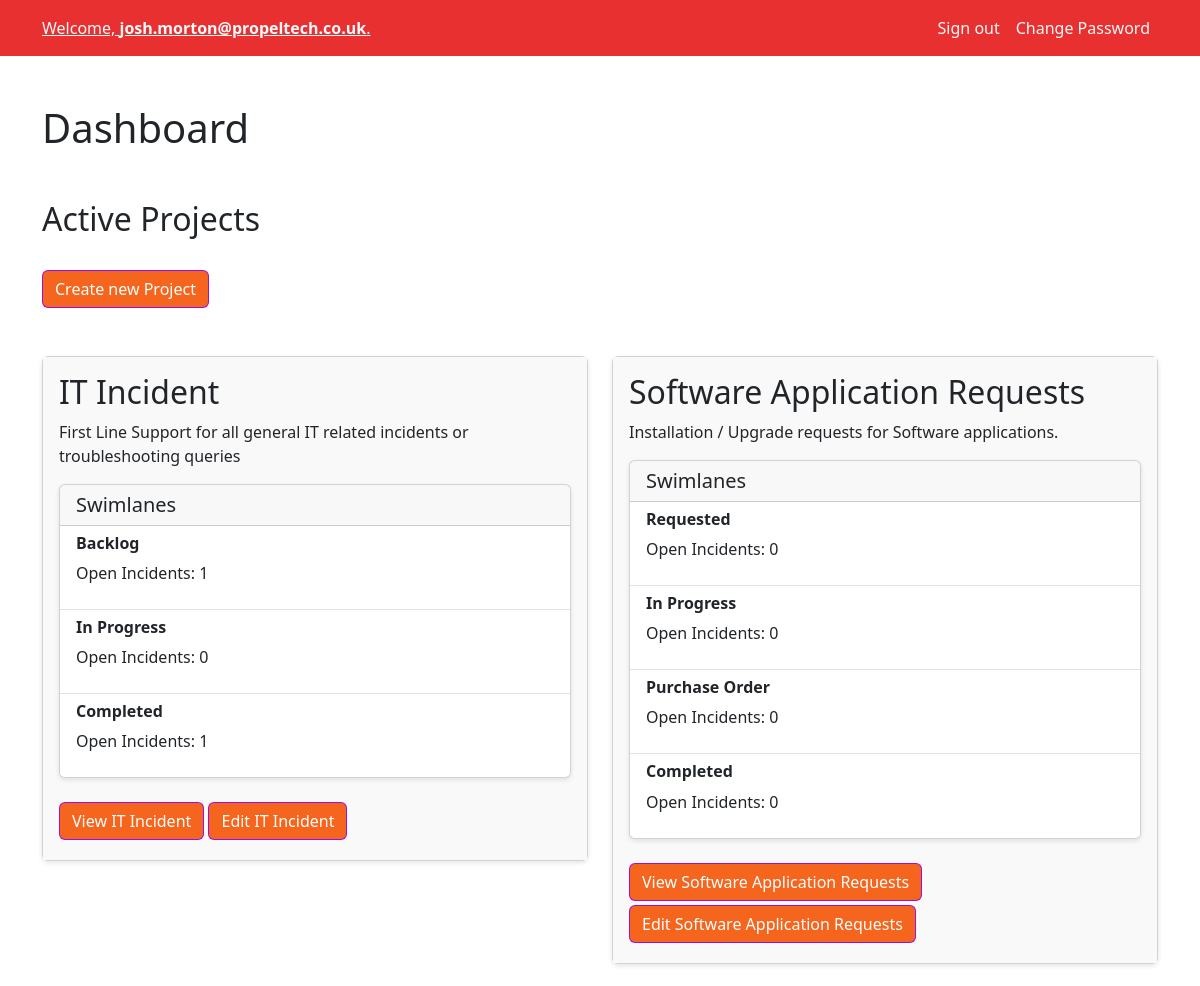
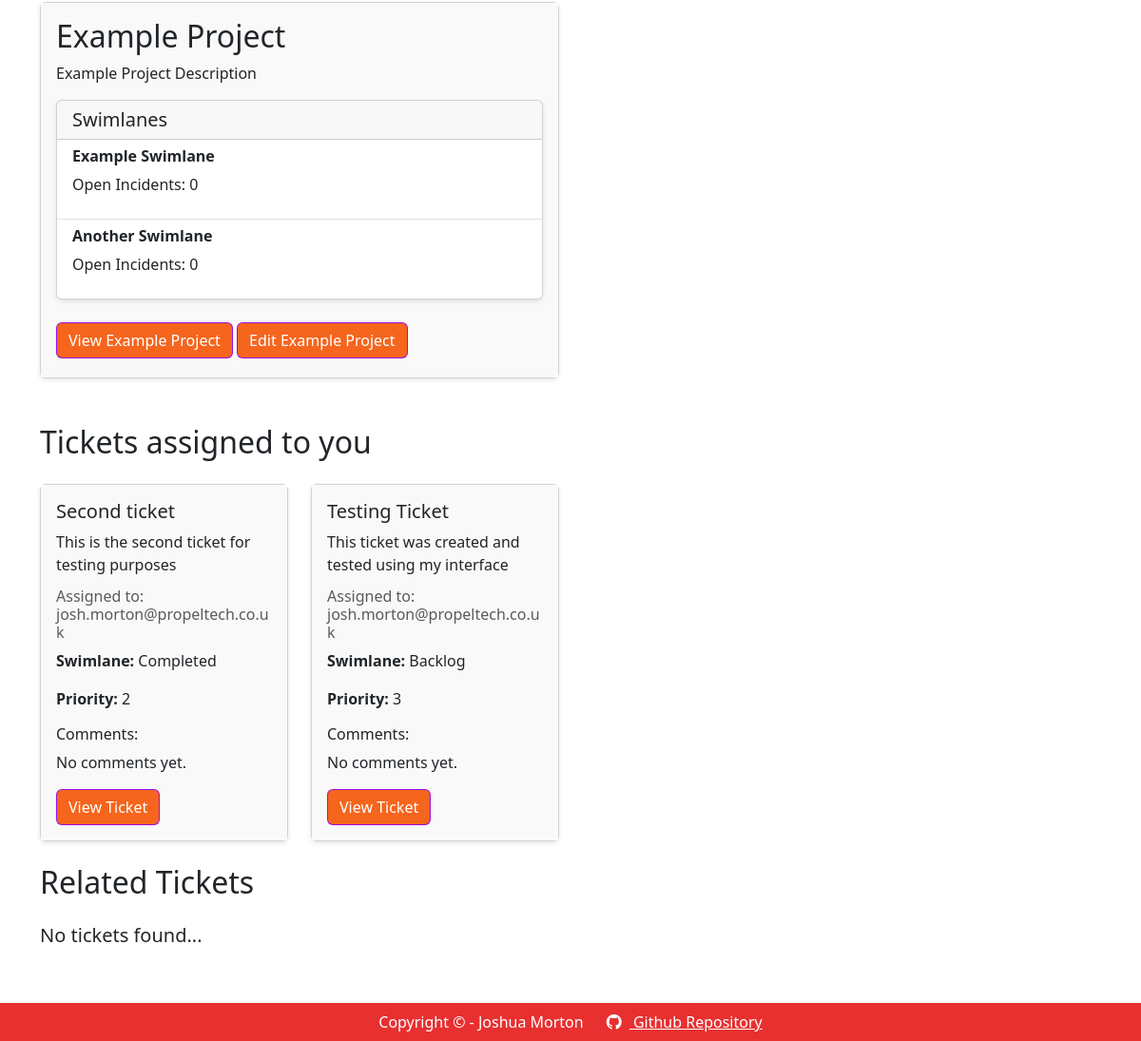
Before: / (signed in) with the older database file (2 pictures, top to bottom).
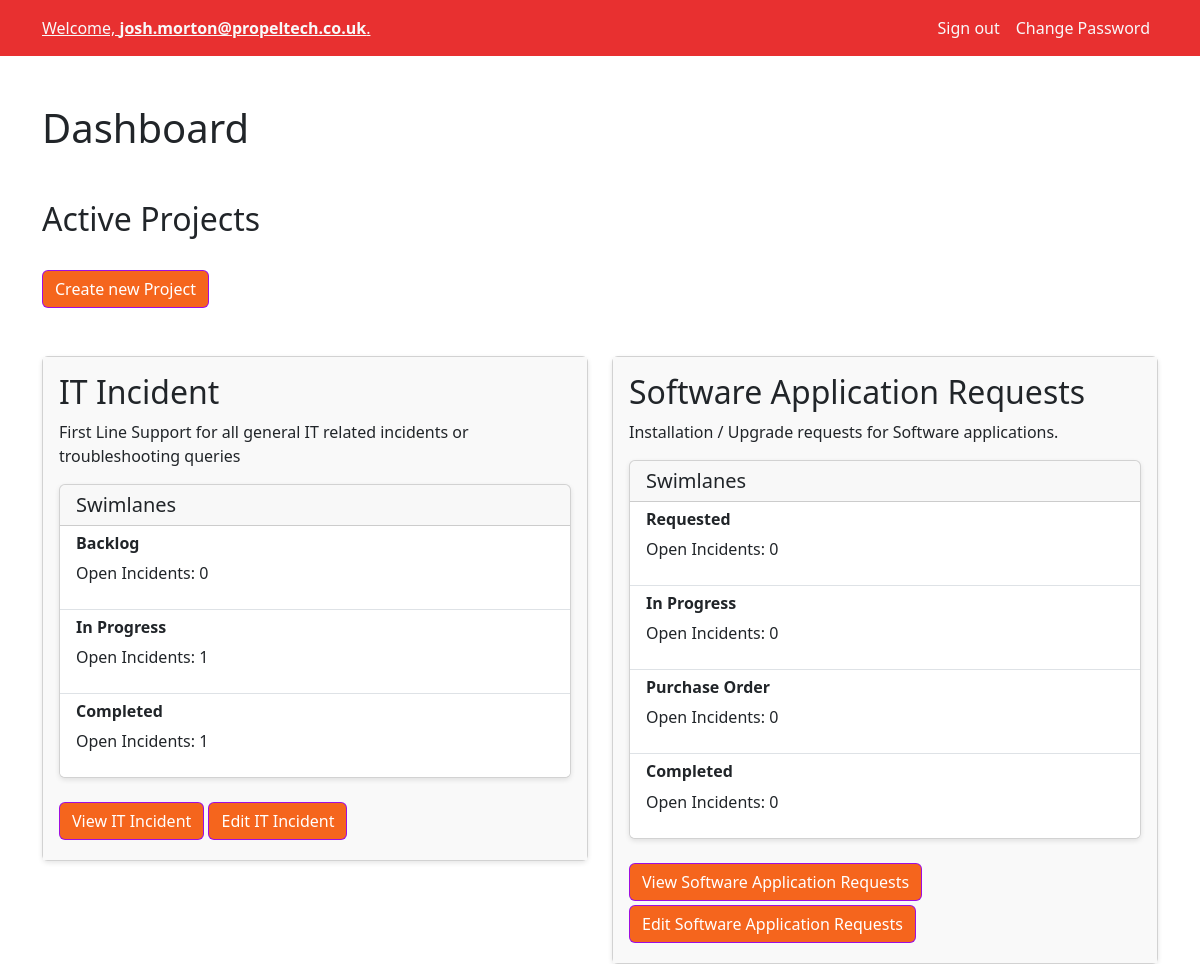
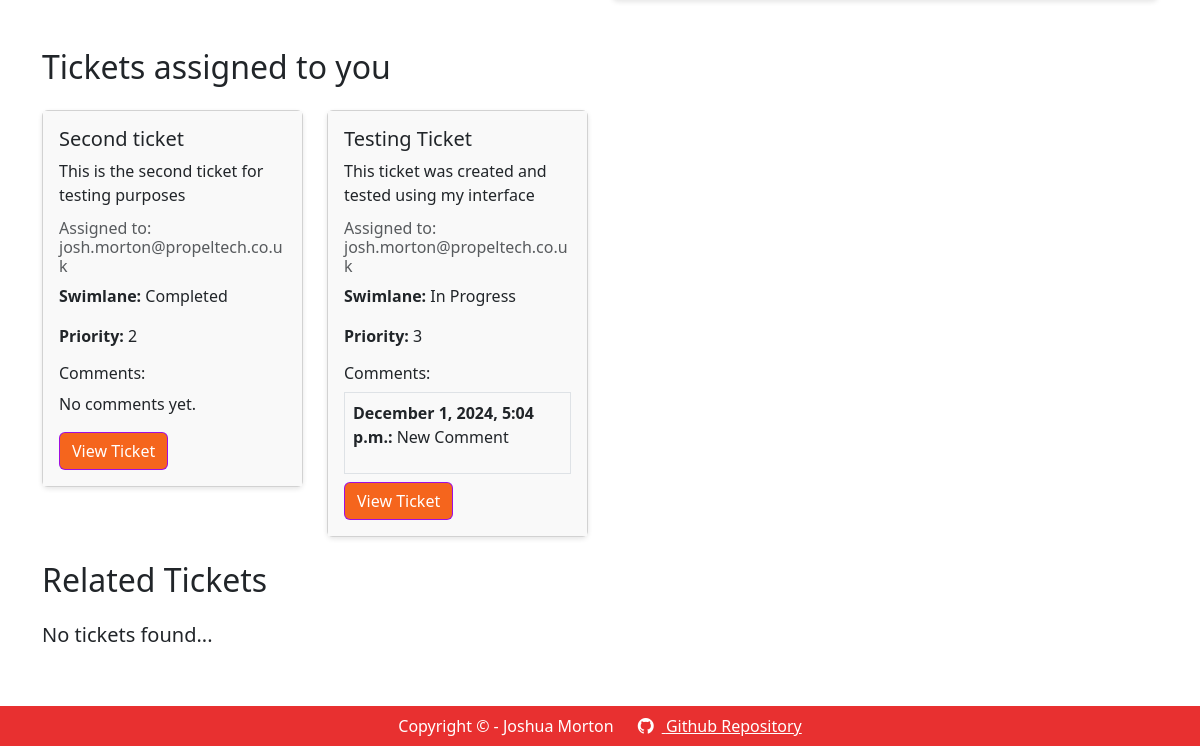
After: the same page with the newer database file (2 pictures, top to bottom).
### simple_kanban/models.py (models this page shows, shortened)
class AuditableEntity(models.Model):
  created_by = models.ForeignKey(User, on_delete=models.SET_NULL, null=True, related_name="%(class)screated_by")
  created_at = models.DateTimeField(auto_now_add=True, blank=True)
  updated_by = models.ForeignKey(User, on_delete=models.SET_NULL, null=True, related_name="%(class)supdated_by")
  updated_at = models.DateTimeField(auto_now=True)
  deleted = models.BooleanField(default=False)
  deleted_by = models.ForeignKey(User, on_delete=models.SET_NULL, null=True, blank=True, related_name="%(class)sdeleted_by")
  deleted_at = models.DateTimeField(null=True, blank=True)
  objects = ActiveManager()
  class Meta:
    abstract = True

class Project(AuditableEntity):
  name = models.CharField(max_length=40)
  description = models.CharField(max_length=1000)
  @property
  def swimlanes(self):
    return self.swimlane_set.all()

class Swimlane(AuditableEntity):
  name = models.CharField(max_length=40)
  sort_order = models.IntegerField(default = 1)
  swimlane_project = models.ForeignKey(Project, on_delete=models.CASCADE)
  objects = SwimlaneActiveManager()
  @property
  def tickets(self):
    return self.ticket_set.all()

class Ticket(AuditableEntity):
  name = models.CharField(max_length=100)
  description = models.CharField(max_length=1000)
  reporter = models.ForeignKey(User, on_delete=models.SET_NULL, null=True, related_name="ticket_reporter")
  assignee = models.ForeignKey(User, on_delete=models.SET_NULL, blank=True, null=True, related_name="ticket_assignee")
  ticket_swimlane = models.ForeignKey(Swimlane, on_delete=models.CASCADE)
  ticket_priority = models.IntegerField(default=1)
  objects = TicketActiveManager()
  @property
  def comments(self):
    return self.ticketcomment_set.all()

class TicketComment(AuditableEntity):
  text = models.CharField(max_length=2500)
  parent_ticket = models.ForeignKey(Ticket, on_delete=models.CASCADE)
  user = models.ForeignKey(User, on_delete=models.CASCADE, related_name="user_comment")

### simple_kanban/views/dashboard.py (the view)
# urls.py: path("", dashboard.index, name="index"),
@login_required(login_url="/register")
def index(request):
  context = DashboardService.GetDashboardContext(request)
  return render(request, "kanban/dashboard.html", context)

### simple_kanban/models.py (called while the page is built)
  def get_queryset(self):
    return super().get_queryset().filter(deleted=False)

  def get_queryset(self):
    return super().get_queryset().filter(deleted=False).order_by('sort_order')

  def get_queryset(self):
    return super().get_queryset().filter(deleted=False).order_by('ticket_priority')

### simple_kanban/services/dashboard_service.py (called while the page is built)
  def GetDashboardContext(request):
    projects = Project.objects.prefetch_related(
      'swimlane_set__ticket_set__ticketcomment_set'
    )
    tickets = Ticket.objects.prefetch_related('assignee', 'ticket_swimlane', 'ticketcomment_set')
    user_incidents = tickets.filter(assignee_id=request.user.id)
    related_incidents = tickets.exclude(assignee_id=request.user.id);
    return {
      "projects": projects,
      "user_incidents": user_incidents,
      "related_incidents": related_incidents
    }

### simple_kanban/templates/kanban/dashboard.html (shortened to what this page needs)
{% extends "base.html" %}
{% block header %} Dashboard {% endblock %}
{% block content %}
<section class="container mb-5">
  <h2 class="my-4">Active Projects</h2>
  <a href="{% url "project_create" %}" class="btn btn-primary mt-2 mb-5">Create new Project</a>
  <div class="row row-cols-1 row-cols-sm-1 row-cols-md-2 row-cols-lg-2 g-4">
    {% for project in projects %}
      <div class="col">
        <div class="card">
          <div class="card-body">
            <h2 class="card-title">{{project.name}}</h2>
            <p class="card-text">{{project.description}}</p>
            {% if project.swimlanes %}
              <div class="card w-100 mb-4">
                <h5 class="card-header">Swimlanes</h2>
                <ul class="list-group list-group-flush g-4">
                  {% for swimlane in project.swimlanes %}
                  <li class="list-group-item">
                    <div class="d-flex flex-column">
                      <h6 class="fw-semibold">{{swimlane.name}}</h6>
                      <p> Open Incidents: {{swimlane.tickets.count}}</p>
                    </div>
                  </li>
                  {% endfor %}
                </ul>
              </div>
              <a href="{% url "project_overview" project.id %}" class="mb-1 btn btn-primary">View {{project.name}}</a>
            {% else %}
              <h5>Project has no Swimlanes<h5/>
            {% endif %}
            <a href="{% url "project_edit" project.id %}" class="mb-1 btn btn-primary">Edit {{project.name}}</a>
          </div>
        </div>
      </div>
    {% endfor %}
  </div>
</section>
<section class="container">
<h2 class="my-4">Tickets assigned to you</h2>
{% include "kanban/partials/ticket_list.html" with tickets=user_incidents %}
<h2 class="my-4">Related Tickets</h2>
{% include "kanban/partials/ticket_list.html" with tickets=related_incidents %}
</section>
{% endblock content %}

### simple_kanban/templates/kanban/partials/ticket_list.html
{% if tickets.count > 0 %}
  <div class="row row-cols-1 row-cols-sm-2 row-cols-md-3 row-cols-lg-4 g-4">
      {% for ticket in tickets %}
      <div class="col">
          <div class="card">
              <div class="card-body">
                  <h5 class="card-title">{{ ticket.name }}</h5>
                  <p class="card-text">{{ ticket.description }}</p>
                  <h6 class="card-subtitle mb-2 text-muted">Assigned to: {{ ticket.assignee.username }}</h6>
                  <p class="card-text"><strong>Swimlane:</strong> {{ ticket.ticket_swimlane.name }}</p>
                  <p class="card-text"><strong>Priority:</strong> {{ ticket.ticket_priority }}</p>
                  <h6 class="mt-3">Comments:</h6>
                  {% for comment in ticket.comments %}
                      <div class="border p-2 mb-2">
                          <p><strong>{{ comment.created_at|date:"F j, Y, g:i a" }}:</strong> {{ comment.text }}</p>
                      </div>
                  {% empty %}
                      <p>No comments yet.</p>
                  {% endfor %}
                  <a href="{% url "ticket_view" ticket.ticket_swimlane.swimlane_project.id ticket.id %}" class="btn btn-primary">View Ticket</a>
              </div>
          </div>
      </div>
      {% endfor %}
  </div>
{% else %}
<h5 class="my-4 fw-light">No tickets found...</h5>
{% endif %}

Changed rows visible on the page:
no longer on this page (row edited): Project: name "Example Project", description "Example Project Description"
no longer on this page (row edited): Swimlane: name "Example Swimlane", tickets.count "0", shown under "Example Project"
no longer on this page (row edited): Swimlane: name "Another Swimlane", tickets.count "0", shown under "Example Project"
computed for Swimlane "Backlog": tickets.count "1" → "0"
computed for Swimlane (number 2 of 7 on the later page): tickets.count "0" → "1"
changed Ticket "Testing Ticket": ticket_swimlane.name "Backlog" → "In Progress"; no longer shows "No comments yet."
added TicketComment: created_at "December 1, 2024, 5:04 p.m.", text "New Comment", shown under Ticket "Testing Ticket"
